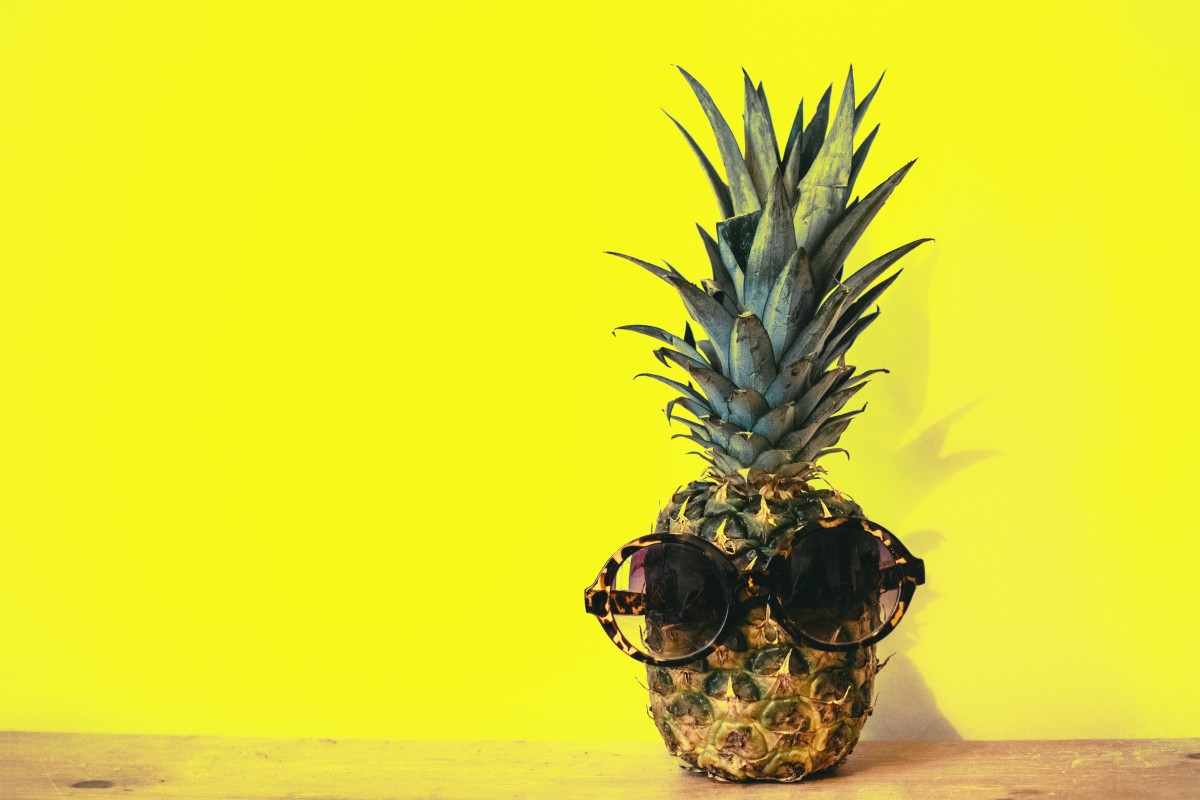
#> input picture images/input/2.jpg, 6000 x 4000 px (shown at 1/5 size); its folder holds only this picture in this run
$ python pillow.py
#> lines starting #> are read from the running program, lines starting #| are printed output that depends on the picture
import time
import os
from pathlib import Path
from PIL import Image

INPUT_DIR = "./images/input"
OUTPUT_DIR = "./images/output"
PERFORMANCE_FILE = "./results/pillow-results.txt"
COMPRESSED_QUALITY = 90

def get_image_paths():
    image_paths = []
    for filename in os.listdir(INPUT_DIR):
        if filename.lower().endswith(('.png', '.jpg', '.jpeg', '.webp')):
            image_path = os.path.join(INPUT_DIR, filename)
            image_paths.append(image_path)
    image_paths.sort()
    return image_paths

def test_crop() -> None:
    image_paths = get_image_paths()
    with open(PERFORMANCE_FILE, "a") as file:
        for image_path in image_paths:
            start_time = time.perf_counter()
            im = Image.open(image_path)
#> im is the input picture: PIL image 6000x4000 RGB; mean R, G, B 222.1, 219.4, 44.4
            cropped_image = im.crop((10, 10, 138, 138))
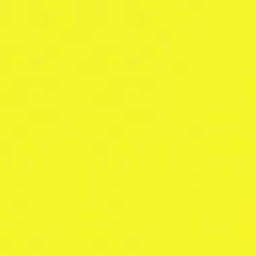
#> cropped_image: PIL image 128x128 RGB (shown 2 times larger); mean R, G, B 243.8, 245, 43.1
            output_path = f"{OUTPUT_DIR}/{Path(image_path).stem}-crop{Path(image_path).suffix}"
            cropped_image.save(output_path, quality=100)
            stop_time = time.perf_counter()
            duration = stop_time - start_time
            filesize = os.path.getsize(output_path)
            original_filesize = os.path.getsize(image_path)
            print(f'crop {output_path} | Duration: {duration}, File size: {filesize} bytes')
            file.write(f'crop,{duration},{filesize},{original_filesize}\n')

def test_compress() -> None:
    image_paths = get_image_paths()
    with open(PERFORMANCE_FILE, "a") as file:
        for image_path in image_paths:
            start_time = time.perf_counter()
            im = Image.open(image_path)
            extension = Path(image_path).suffix
            output_path = f"{OUTPUT_DIR}/{Path(image_path).stem}-compress{extension}"
            im.save(output_path, quality=COMPRESSED_QUALITY)
            stop_time = time.perf_counter()
            duration = stop_time - start_time
            filesize = os.path.getsize(output_path)
            original_filesize = os.path.getsize(image_path)
            print(f'compress {output_path} | Duration: {duration}, File size: {filesize} bytes')
            file.write(f'compress,{duration},{filesize},{original_filesize}\n')

def test_resize() -> None:
    image_paths = get_image_paths()
    with open(PERFORMANCE_FILE, "a") as file:
        for image_path in image_paths:
            start_time = time.perf_counter()
            im = Image.open(image_path)
            im_resized = im.resize((im.width // 2, im.height // 2))
            output_path = f"{OUTPUT_DIR}/{Path(image_path).stem}-resize{Path(image_path).suffix}"
            im_resized.save(output_path, quality=100)
            stop_time = time.perf_counter()
            duration = stop_time - start_time
            filesize = os.path.getsize(output_path)
            original_filesize = os.path.getsize(image_path)
            print(f'resize {output_path} | Duration: {duration}, File size: {filesize} bytes')
            file.write(f'resize,{duration},{filesize},{original_filesize}\n')

def test_convert() -> None:
    image_paths = get_image_paths()
    with open(PERFORMANCE_FILE, "a") as file:
        for image_path in image_paths:
            start_time = time.perf_counter()
            im = Image.open(image_path)
            output_path = f"{OUTPUT_DIR}/{Path(image_path).stem}-convert.webp"
            im.save(output_path, 'WEBP', quality=100)
            stop_time = time.perf_counter()
            duration = stop_time - start_time
            filesize = os.path.getsize(output_path)
            original_filesize = os.path.getsize(image_path)
            print(f'convert {output_path} | Duration: {duration}, File size: {filesize} bytes')
            file.write(f'convert,{duration},{filesize},{original_filesize}\n')

test_crop()
test_compress()
test_resize()
test_convert()

$ run again, on images/input/6.jpg
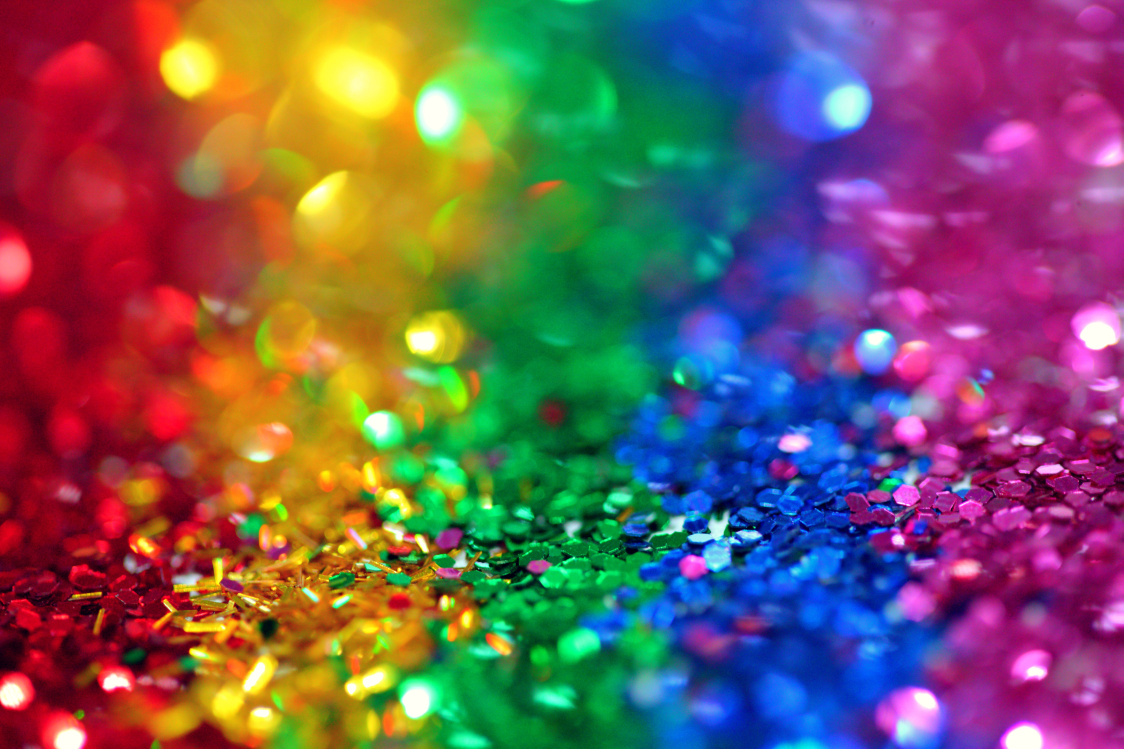
#> input picture images/input/6.jpg, 5616 x 3744 px (shown at 1/5 size)
#> in test_crop, im is the input picture: PIL image 5616x3744 RGB; mean R, G, B 117.4, 89.7, 92.2
#> in test_crop, `cropped_image = im.crop((10, 10, 138, 138))`:
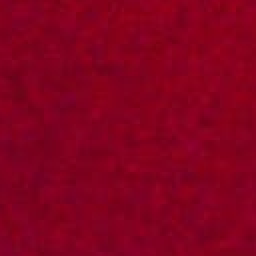
#> cropped_image: PIL image 128x128 RGB (shown 2 times larger); mean R, G, B 131.6, 0.9, 30.9

$ run again, on images/input/7.jpg
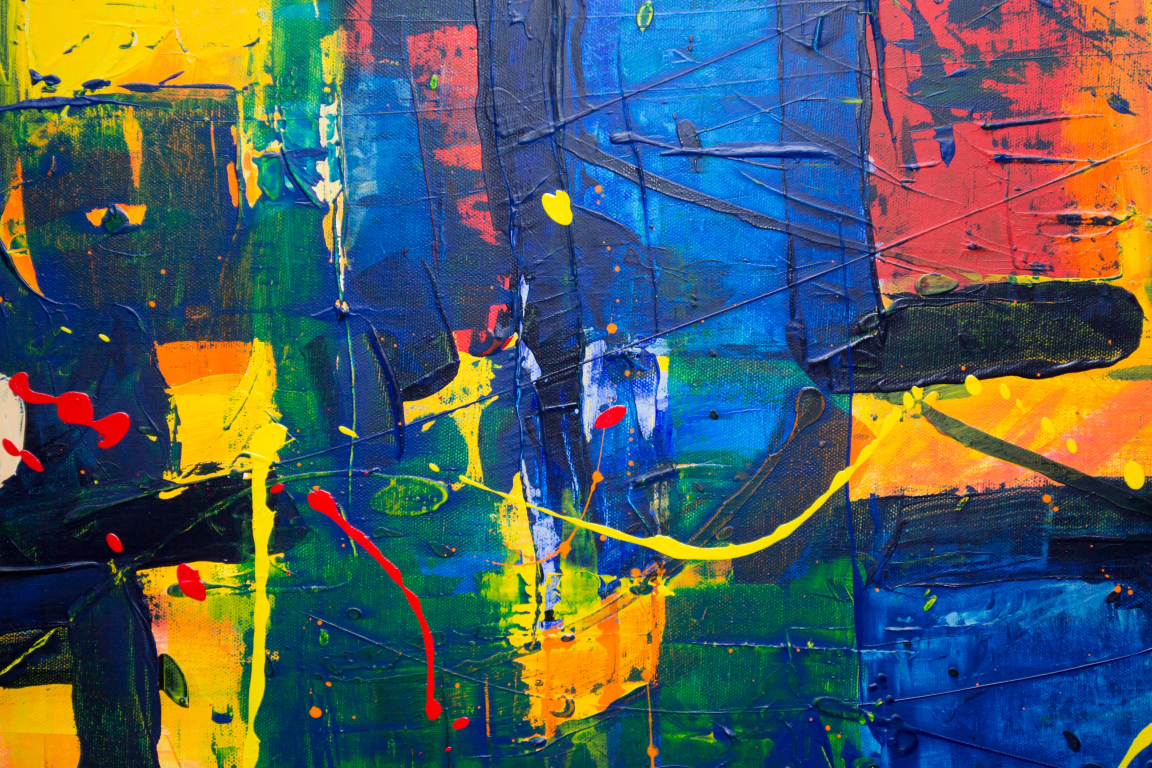
#> input picture images/input/7.jpg, 4608 x 3072 px (shown at 1/4 size)
#> in test_crop, im is the input picture: PIL image 4608x3072 RGB; mean R, G, B 78.3, 92, 94
#> in test_crop, `cropped_image = im.crop((10, 10, 138, 138))`:
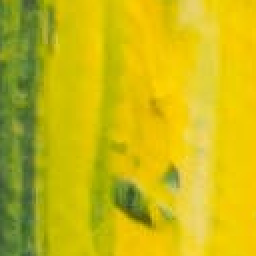
#> cropped_image: PIL image 128x128 RGB (shown 2 times larger); mean R, G, B 201.1, 185.3, 18.4

$ run again, on images/input/3.jpg
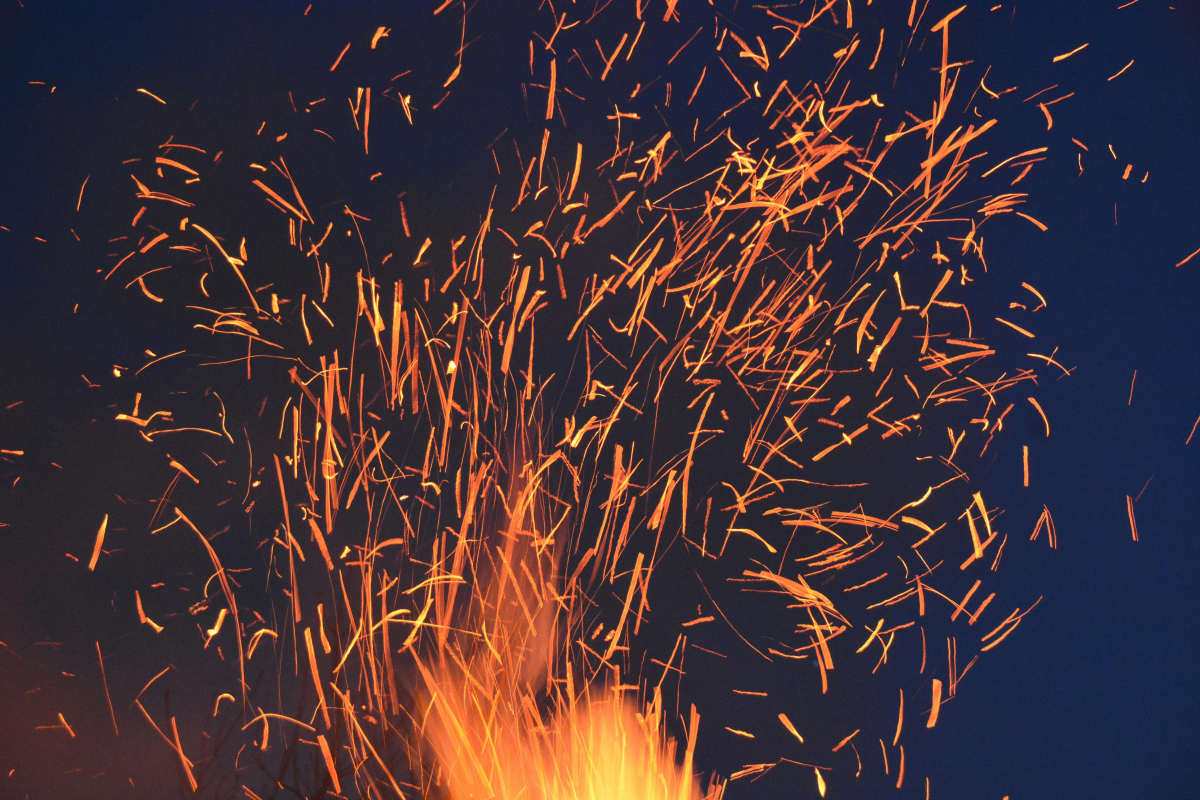
#> input picture images/input/3.jpg, 6000 x 4000 px (shown at 1/5 size)
#> in test_crop, im is the input picture: PIL image 6000x4000 RGB; mean R, G, B 67.9, 49.7, 55.4
#> in test_crop, `cropped_image = im.crop((10, 10, 138, 138))`:
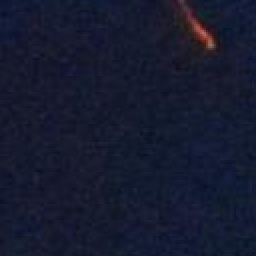
#> cropped_image: PIL image 128x128 RGB (shown 2 times larger); mean R, G, B 21.9, 26.4, 47.2
